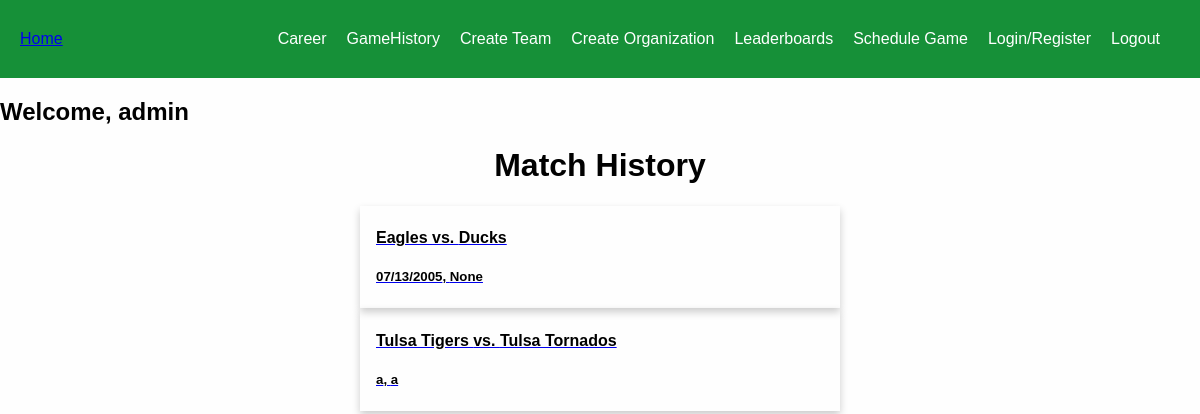
/game-history/ (signed in), run on the app's committed database.
### base/models.py (models this page shows, shortened)
class Player(AbstractUser):
    first_name = models.CharField(max_length=200, null=True)
    last_name = models.CharField(max_length=200, null=True)
    email = models.EmailField(unique=True, null=True)
    teams = models.ManyToManyField("Team", related_name="teams", blank=True) # long-term-team outside of organization
    organization = models.ForeignKey(Organization,on_delete=models.SET_NULL,null=True, blank=True)
    runs = models.IntegerField(default=0,null=True,blank=True)
    wickets = models.IntegerField(default=0,null=True,blank=True)
    catches = models.IntegerField(default=0,null=True,blank=True)
    sixes = models.IntegerField(default=0,null=True,blank=True)
    fours = models.IntegerField(default=0,null=True,blank=True)
    extras = models.IntegerField(default=0,null=True,blank=True)
    games_played = models.IntegerField(default=0,null=True,blank=True)
    games_won = models.IntegerField(default=0,null=True,blank=True)
    win_percentage = models.FloatField(default=0,null=True,blank=True)
    fifties = models.IntegerField(default=0,null=True,blank=True)
    centuries = models.IntegerField(default=0,null=True,blank=True)
    sr = models.FloatField(default=0,null=True,blank=True)
    runs_hs = models.IntegerField(default=0,null=True,blank=True)
    wickets_hs = models.IntegerField(default=0,null=True,blank=True)
    fours_hs = models.IntegerField(default=0,null=True,blank=True)
    sixes_hs = models.IntegerField(default=0,null=True,blank=True)
    runs_average = models.FloatField(default=0,null=True,blank=True)
    wickets_average = models.FloatField(default=0,null=True,blank=True)
    fours_average = models.FloatField(default=0,null=True,blank=True)
    sixes_average = models.FloatField(default=0,null=True,blank=True)
    catches_average = models.FloatField(default=0,null=True,blank=True)
    extras_average = models.FloatField(default=0,null=True,blank=True)
    balls_bowled = models.IntegerField(default=0,null=True,blank=True)
    balls_played = models.IntegerField(default=0,null=True,blank=True)
    game_invites = models.ManyToManyField("GameInvite", related_name="game_invites", blank=True)
    team_invites = models.ManyToManyField("TeamInvite", related_name="team_invites", blank=True)
    org_invites = models.ManyToManyField("OrganizationInvite", related_name="org_invites", blank=True)
    games = models.ManyToManyField("Game", related_name="games", blank=True)
    USERNAME_FIELD = "email"
    REQUIRED_FIELDS = ["username"]

class Game(models.Model):
    entering_stats = models.BooleanField(default=False,null=True,blank=False) # true if stat entering has began, this is set to true when the inilize game info is submitted
    doneStats = models.BooleanField(default=False,null=True,blank=False) # true is stat entering has concluded, this is set to true when the last over of the last innings is iterated through
    archived = models.BooleanField(default=False,null=True,blank=False) # this is set to true when the user confirms that there is no edits to make to the stats entered.
    winner = models.ForeignKey(Team,on_delete=models.SET_NULL,null=True, related_name="winner",blank=True)
    team1 = models.ForeignKey(Team,on_delete=models.SET_NULL,null=True, related_name="team1")  # team that sent invite
    team2 = models.ForeignKey(Team,on_delete=models.SET_NULL,null=True, related_name="team2")
    temporary = models.BooleanField(default=False,null=True,blank=False)
    batting1_team = models.ForeignKey(Team,on_delete=models.SET_NULL,null=True, related_name="batting1")
    bowling1_team = models.ForeignKey(Team,on_delete=models.SET_NULL,null=True, related_name="bowling1")
    batting2_team = models.ForeignKey(Team,on_delete=models.SET_NULL,null=True, related_name="batting2")
    bowling2_team  = models.ForeignKey(Team,on_delete=models.SET_NULL,null=True, related_name="bowling2")
    date = models.CharField(max_length=200,null=True)
    year = models.CharField(max_length=200,null=True)
    month = models.CharField(max_length=200,null=True)
    day = models.CharField(max_length=200,null=True)
    time = models.CharField(max_length=200,null=True)
    location = models.CharField(max_length=200,null=True)
    overs = models.IntegerField(default=0,null=True,blank=True)
    batting_score1 = models.IntegerField(default=0,null=True,blank=True) # number of runs for the first batting team
    batting_score2 = models.IntegerField(default=0,null=True,blank=True) # number of runs for second batting team
    bowling_score1 = models.IntegerField(default=0,null=True,blank=True) # number of wickets for the frist bowling team
    bowling_score2 = models.IntegerField(default=0,null=True,blank=True) # number of wickets for the second bowling team
    current_innings =  models.IntegerField(default=1,  null=True,blank=True)
    current_over = models.IntegerField(default=1,  null=True,blank=True)
    current_ball = models.IntegerField(default=1,  null=True,blank=True)
    ball1 = models.CharField(max_length=200,null=True) # icon of first ball in current over
    ball2 = models.CharField(max_length=200,null=True)
    ball3 = models.CharField(max_length=200,null=True)
    ball4 = models.CharField(max_length=200,null=True)
    ball5 = models.CharField(max_length=200,null=True)
    ball6 = models.CharField(max_length=200,null=True)
    on_strike_batsman = models.OneToOneField("Player", related_name="on_strike_batsman",on_delete=models.SET_NULL,null=True,blank=True,unique=False)
    off_strike_batsman = models.OneToOneField("Player", related_name="off_strike_batsman",on_delete=models.SET_NULL,null=True,blank=True,unique=False)
    current_bowler = models.OneToOneField("Player", related_name="current_bowler",on_delete=models.SET_NULL,null=True,blank=True,unique=False)
    players_stats = models.ManyToManyField("PlayerGameStat", related_name="players_stats", blank=True)

class Team(models.Model):
    name = models.CharField(max_length=200,null=True)
    captain = models.OneToOneField("Player", related_name="captain",on_delete=models.SET_NULL,null=True,blank=True,unique=False)
    players = models.ManyToManyField("Player", related_name="players", blank=True)
    games_played = models.IntegerField(default=0,null=True,blank=True)
    games_won = models.IntegerField(default=0,null=True,blank=True)
    runs_average = models.FloatField(default=0,null=True,blank=True)
    wickets_average = models.FloatField(default=0,null=True,blank=True)
    games = models.ManyToManyField("Game", related_name="gammes", blank=True)
    temporary = models.BooleanField(default=False,null=True,blank=False)

### base/views.py (the view)
# urls.py: path("game-history/", views.game_history, name="game-history"),
def game_history(request):
    user = request.user
    games = []
    for g in user.games.all():
        if g.doneStats == True:  # a game-object is completed if
            games.append(g)
    context = {"games":games}
    return render(request, "base/game_history.html", context)

### base/templates/base/game_history.html (shortened to what this page needs)
{% extends 'main.html' %}
{% block content%}
<h1 class="center">Match History</h1>
{% for game in games %}
    <a href="{% url 'view-game' game.id %}">
      <div class="card">
          <div class="container">
                  <h4>{{game.team1.name}} vs. {{game.team2.name}}</h4>
                  <h5>{{game.date}}, {{game.time}}</h5>
          </div>
      </div>
    </a>
{% endfor %}
{% endblock %}

### templates/navbar.html (shortened to what this page needs)
{% if request.user.is_authenticated == True %}
<nav class="navbar">
  <a class="active" href="{% url 'home' %}" class="navbar-link">Home</a>
  <div class="navbar-links">
    <a href="{% url 'player-career' request.user.id %}" class="navbar-link">Career</a>
    <a href="{% url 'game-history' %}" class="navbar-link">GameHistory</a></li>
    <a href="{% url 'create-team' %}" class="navbar-link">Create Team</a>
    <a href="{% url 'create-organization' %}" class="navbar-link">Create Organization</a>
    <a href="{% url 'view-leaderboard' %}" class="navbar-link">Leaderboards</a>
    <a href="{% url 'schedule-game' %}" class="navbar-link">Schedule Game</a>
    <a href="{% url 'login' %}" class="navbar-link">Login/Register</a>
    <a href="{% url 'logout' %}"class="navbar-link">Logout</a>
  </div>
</nav>
{% endif %}
<h2>Welcome, {{request.user.username}}</h2>

### templates/main.html (style rules this page uses)
body { margin: 0; font-family: Arial, Helvetica, sans-serif; background-color: rgb(254, 254, 254); color: rgb(1, 1, 1); }

### templates/navbar.html (style rules this page uses)
body, ul { margin: 0; padding: 0; }
.navbar { display: flex; align-items: center; justify-content: space-between; background-color: rgb(22, 144, 56); color: #41ce37; padding: 30px 20px; }
.navbar-links { display: flex; align-items: center; }
.navbar-link { margin-right: 20px; color: #fff; text-decoration: none; }

### base/templates/base/game_history.html (style rules this page uses)
.card { box-shadow: 0 4px 8px 0 rgba(0,0,0,0.2); transition: 0.3s; width: 40%; margin-left: auto; margin-right: auto; }
.center { text-align: center; }
.container { padding: 2px 16px; color: black; }

### data on the page
Player: user.username "admin"
Game: team1.name "Eagles", team2.name "Ducks", date "07/13/2005", time "None"
Game: team1.name "Tulsa Tigers", team2.name "Tulsa Tornados", date "a", time "a"
